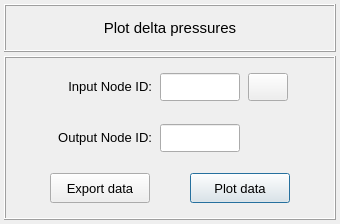
<?xml version="1.0" encoding="UTF-8"?>
<ui version="4.0">
 <class>Form</class>
 <widget class="QWidget" name="Form">
  <property name="geometry">
   <rect>
    <x>0</x>
    <y>0</y>
    <width>340</width>
    <height>224</height>
   </rect>
  </property>
  <property name="minimumSize">
   <size>
    <width>0</width>
    <height>224</height>
   </size>
  </property>
  <property name="maximumSize">
   <size>
    <width>16777215</width>
    <height>224</height>
   </size>
  </property>
  <property name="windowTitle">
   <string>Form</string>
  </property>
  <layout class="QGridLayout" name="gridLayout">
   <property name="leftMargin">
    <number>4</number>
   </property>
   <property name="topMargin">
    <number>4</number>
   </property>
   <property name="rightMargin">
    <number>4</number>
   </property>
   <property name="bottomMargin">
    <number>4</number>
   </property>
   <property name="spacing">
    <number>4</number>
   </property>
   <item row="0" column="0">
    <widget class="QFrame" name="frame_title">
     <property name="minimumSize">
      <size>
       <width>320</width>
       <height>48</height>
      </size>
     </property>
     <property name="maximumSize">
      <size>
       <width>16777215</width>
       <height>48</height>
      </size>
     </property>
     <property name="frameShape">
      <enum>QFrame::Box</enum>
     </property>
     <property name="frameShadow">
      <enum>QFrame::Raised</enum>
     </property>
     <property name="lineWidth">
      <number>1</number>
     </property>
     <layout class="QGridLayout" name="gridLayout_10">
      <property name="leftMargin">
       <number>0</number>
      </property>
      <property name="topMargin">
       <number>0</number>
      </property>
      <property name="rightMargin">
       <number>0</number>
      </property>
      <property name="bottomMargin">
       <number>0</number>
      </property>
      <property name="spacing">
       <number>0</number>
      </property>
      <item row="0" column="0">
       <widget class="QLabel" name="title">
        <property name="minimumSize">
         <size>
          <width>0</width>
          <height>30</height>
         </size>
        </property>
        <property name="maximumSize">
         <size>
          <width>410</width>
          <height>30</height>
         </size>
        </property>
        <property name="font">
         <font>
          <pointsize>11</pointsize>
          <weight>50</weight>
          <italic>false</italic>
          <bold>false</bold>
         </font>
        </property>
        <property name="text">
         <string>&lt;html&gt;&lt;head/&gt;&lt;body&gt;&lt;p align=&quot;center&quot;&gt;Plot delta pressures&lt;/p&gt;&lt;/body&gt;&lt;/html&gt;</string>
        </property>
        <property name="textFormat">
         <enum>Qt::AutoText</enum>
        </property>
        <property name="alignment">
         <set>Qt::AlignCenter</set>
        </property>
       </widget>
      </item>
     </layout>
    </widget>
   </item>
   <item row="1" column="0">
    <widget class="QFrame" name="frame_main">
     <property name="minimumSize">
      <size>
       <width>320</width>
       <height>0</height>
      </size>
     </property>
     <property name="maximumSize">
      <size>
       <width>480</width>
       <height>360</height>
      </size>
     </property>
     <property name="frameShape">
      <enum>QFrame::Box</enum>
     </property>
     <property name="frameShadow">
      <enum>QFrame::Raised</enum>
     </property>
     <layout class="QGridLayout" name="gridLayout_8">
      <property name="leftMargin">
       <number>4</number>
      </property>
      <property name="topMargin">
       <number>4</number>
      </property>
      <property name="rightMargin">
       <number>4</number>
      </property>
      <property name="bottomMargin">
       <number>4</number>
      </property>
      <property name="horizontalSpacing">
       <number>4</number>
      </property>
      <property name="verticalSpacing">
       <number>0</number>
      </property>
      <item row="0" column="0">
       <widget class="QFrame" name="frame_input">
        <property name="minimumSize">
         <size>
          <width>0</width>
          <height>48</height>
         </size>
        </property>
        <property name="frameShape">
         <enum>QFrame::NoFrame</enum>
        </property>
        <property name="frameShadow">
         <enum>QFrame::Raised</enum>
        </property>
        <layout class="QGridLayout" name="gridLayout_5">
         <property name="leftMargin">
          <number>2</number>
         </property>
         <property name="topMargin">
          <number>2</number>
         </property>
         <property name="rightMargin">
          <number>2</number>
         </property>
         <property name="bottomMargin">
          <number>2</number>
         </property>
         <property name="horizontalSpacing">
          <number>8</number>
         </property>
         <property name="verticalSpacing">
          <number>2</number>
         </property>
         <item row="0" column="3">
          <widget class="QPushButton" name="pushButton_flip_nodes">
           <property name="minimumSize">
            <size>
             <width>40</width>
             <height>28</height>
            </size>
           </property>
           <property name="maximumSize">
            <size>
             <width>40</width>
             <height>28</height>
            </size>
           </property>
           <property name="font">
            <font>
             <family>MS Shell Dlg 2</family>
             <pointsize>11</pointsize>
             <weight>75</weight>
             <italic>false</italic>
             <bold>true</bold>
            </font>
           </property>
           <property name="toolTip">
            <string>Press to flip nodes.</string>
           </property>
           <property name="styleSheet">
            <string notr="true"/>
           </property>
           <property name="text">
            <string/>
           </property>
           <property name="icon">
            <iconset>
             <normaloff>../../../../icons/common/invert_icon.png</normaloff>../../../../icons/common/invert_icon.png</iconset>
           </property>
           <property name="iconSize">
            <size>
             <width>22</width>
             <height>22</height>
            </size>
           </property>
           <property name="flat">
            <bool>false</bool>
           </property>
          </widget>
         </item>
         <item row="0" column="1">
          <widget class="QLabel" name="Input_NodeID">
           <property name="minimumSize">
            <size>
             <width>100</width>
             <height>28</height>
            </size>
           </property>
           <property name="maximumSize">
            <size>
             <width>100</width>
             <height>28</height>
            </size>
           </property>
           <property name="font">
            <font>
             <pointsize>10</pointsize>
             <weight>50</weight>
             <italic>false</italic>
             <bold>false</bold>
            </font>
           </property>
           <property name="text">
            <string>&lt;html&gt;&lt;head/&gt;&lt;body&gt;&lt;p align=&quot;right&quot;&gt;Input Node ID:&lt;/p&gt;&lt;/body&gt;&lt;/html&gt;</string>
           </property>
           <property name="alignment">
            <set>Qt::AlignCenter</set>
           </property>
          </widget>
         </item>
         <item row="0" column="2">
          <widget class="QLineEdit" name="lineEdit_input_node_id">
           <property name="minimumSize">
            <size>
             <width>80</width>
             <height>28</height>
            </size>
           </property>
           <property name="maximumSize">
            <size>
             <width>80</width>
             <height>28</height>
            </size>
           </property>
           <property name="font">
            <font>
             <pointsize>10</pointsize>
            </font>
           </property>
           <property name="layoutDirection">
            <enum>Qt::LeftToRight</enum>
           </property>
           <property name="styleSheet">
            <string notr="true"/>
           </property>
           <property name="alignment">
            <set>Qt::AlignCenter</set>
           </property>
          </widget>
         </item>
         <item row="0" column="0">
          <spacer name="horizontalSpacer_6">
           <property name="orientation">
            <enum>Qt::Horizontal</enum>
           </property>
           <property name="sizeHint" stdset="0">
            <size>
             <width>40</width>
             <height>20</height>
            </size>
           </property>
          </spacer>
         </item>
         <item row="0" column="4">
          <spacer name="horizontalSpacer_7">
           <property name="orientation">
            <enum>Qt::Horizontal</enum>
           </property>
           <property name="sizeHint" stdset="0">
            <size>
             <width>40</width>
             <height>20</height>
            </size>
           </property>
          </spacer>
         </item>
        </layout>
       </widget>
      </item>
      <item row="1" column="0">
       <widget class="QFrame" name="frame_output">
        <property name="minimumSize">
         <size>
          <width>0</width>
          <height>48</height>
         </size>
        </property>
        <property name="frameShape">
         <enum>QFrame::NoFrame</enum>
        </property>
        <property name="frameShadow">
         <enum>QFrame::Raised</enum>
        </property>
        <layout class="QGridLayout" name="gridLayout_3">
         <property name="leftMargin">
          <number>2</number>
         </property>
         <property name="topMargin">
          <number>2</number>
         </property>
         <property name="rightMargin">
          <number>2</number>
         </property>
         <property name="bottomMargin">
          <number>2</number>
         </property>
         <property name="horizontalSpacing">
          <number>8</number>
         </property>
         <property name="verticalSpacing">
          <number>2</number>
         </property>
         <item row="0" column="2">
          <widget class="QLineEdit" name="lineEdit_output_node_id">
           <property name="minimumSize">
            <size>
             <width>80</width>
             <height>28</height>
            </size>
           </property>
           <property name="maximumSize">
            <size>
             <width>80</width>
             <height>28</height>
            </size>
           </property>
           <property name="font">
            <font>
             <pointsize>10</pointsize>
            </font>
           </property>
           <property name="layoutDirection">
            <enum>Qt::LeftToRight</enum>
           </property>
           <property name="styleSheet">
            <string notr="true"/>
           </property>
           <property name="alignment">
            <set>Qt::AlignCenter</set>
           </property>
          </widget>
         </item>
         <item row="0" column="1">
          <widget class="QLabel" name="Output_NodeID">
           <property name="minimumSize">
            <size>
             <width>100</width>
             <height>28</height>
            </size>
           </property>
           <property name="maximumSize">
            <size>
             <width>100</width>
             <height>28</height>
            </size>
           </property>
           <property name="font">
            <font>
             <pointsize>10</pointsize>
             <weight>50</weight>
             <italic>false</italic>
             <bold>false</bold>
            </font>
           </property>
           <property name="text">
            <string>&lt;html&gt;&lt;head/&gt;&lt;body&gt;&lt;p align=&quot;right&quot;&gt;Output Node ID:&lt;/p&gt;&lt;/body&gt;&lt;/html&gt;</string>
           </property>
           <property name="alignment">
            <set>Qt::AlignCenter</set>
           </property>
          </widget>
         </item>
         <item row="0" column="4">
          <spacer name="horizontalSpacer_4">
           <property name="orientation">
            <enum>Qt::Horizontal</enum>
           </property>
           <property name="sizeHint" stdset="0">
            <size>
             <width>40</width>
             <height>20</height>
            </size>
           </property>
          </spacer>
         </item>
         <item row="0" column="3">
          <widget class="QFrame" name="frame">
           <property name="minimumSize">
            <size>
             <width>40</width>
             <height>28</height>
            </size>
           </property>
           <property name="maximumSize">
            <size>
             <width>40</width>
             <height>28</height>
            </size>
           </property>
           <property name="frameShape">
            <enum>QFrame::NoFrame</enum>
           </property>
           <property name="frameShadow">
            <enum>QFrame::Raised</enum>
           </property>
          </widget>
         </item>
         <item row="0" column="0">
          <spacer name="horizontalSpacer_5">
           <property name="orientation">
            <enum>Qt::Horizontal</enum>
           </property>
           <property name="sizeHint" stdset="0">
            <size>
             <width>40</width>
             <height>20</height>
            </size>
           </property>
          </spacer>
         </item>
        </layout>
       </widget>
      </item>
      <item row="2" column="0">
       <widget class="QFrame" name="frame_buttons">
        <property name="minimumSize">
         <size>
          <width>0</width>
          <height>48</height>
         </size>
        </property>
        <property name="maximumSize">
         <size>
          <width>16777215</width>
          <height>16777215</height>
         </size>
        </property>
        <property name="frameShape">
         <enum>QFrame::NoFrame</enum>
        </property>
        <property name="frameShadow">
         <enum>QFrame::Raised</enum>
        </property>
        <layout class="QGridLayout" name="gridLayout_12">
         <property name="leftMargin">
          <number>0</number>
         </property>
         <property name="topMargin">
          <number>0</number>
         </property>
         <property name="rightMargin">
          <number>0</number>
         </property>
         <property name="bottomMargin">
          <number>0</number>
         </property>
         <property name="spacing">
          <number>0</number>
         </property>
         <item row="0" column="0">
          <spacer name="horizontalSpacer_8">
           <property name="orientation">
            <enum>Qt::Horizontal</enum>
           </property>
           <property name="sizeHint" stdset="0">
            <size>
             <width>40</width>
             <height>20</height>
            </size>
           </property>
          </spacer>
         </item>
         <item row="0" column="1">
          <widget class="QPushButton" name="pushButton_export_data">
           <property name="minimumSize">
            <size>
             <width>100</width>
             <height>30</height>
            </size>
           </property>
           <property name="maximumSize">
            <size>
             <width>100</width>
             <height>30</height>
            </size>
           </property>
           <property name="font">
            <font>
             <family>MS Shell Dlg 2</family>
             <pointsize>10</pointsize>
             <weight>50</weight>
             <italic>false</italic>
             <bold>false</bold>
            </font>
           </property>
           <property name="styleSheet">
            <string notr="true"/>
           </property>
           <property name="text">
            <string>Export data</string>
           </property>
           <property name="flat">
            <bool>false</bool>
           </property>
          </widget>
         </item>
         <item row="0" column="3">
          <widget class="QPushButton" name="pushButton_plot_data">
           <property name="minimumSize">
            <size>
             <width>100</width>
             <height>30</height>
            </size>
           </property>
           <property name="maximumSize">
            <size>
             <width>100</width>
             <height>30</height>
            </size>
           </property>
           <property name="font">
            <font>
             <family>MS Shell Dlg 2</family>
             <pointsize>10</pointsize>
             <weight>50</weight>
             <italic>false</italic>
             <bold>false</bold>
            </font>
           </property>
           <property name="styleSheet">
            <string notr="true"/>
           </property>
           <property name="text">
            <string>Plot data</string>
           </property>
           <property name="default">
            <bool>true</bool>
           </property>
          </widget>
         </item>
         <item row="0" column="2">
          <spacer name="horizontalSpacer_9">
           <property name="orientation">
            <enum>Qt::Horizontal</enum>
           </property>
           <property name="sizeHint" stdset="0">
            <size>
             <width>40</width>
             <height>20</height>
            </size>
           </property>
          </spacer>
         </item>
         <item row="0" column="4">
          <spacer name="horizontalSpacer_10">
           <property name="orientation">
            <enum>Qt::Horizontal</enum>
           </property>
           <property name="sizeHint" stdset="0">
            <size>
             <width>40</width>
             <height>20</height>
            </size>
           </property>
          </spacer>
         </item>
        </layout>
       </widget>
      </item>
     </layout>
    </widget>
   </item>
  </layout>
 </widget>
 <tabstops>
  <tabstop>lineEdit_input_node_id</tabstop>
  <tabstop>pushButton_flip_nodes</tabstop>
  <tabstop>lineEdit_output_node_id</tabstop>
  <tabstop>pushButton_export_data</tabstop>
  <tabstop>pushButton_plot_data</tabstop>
 </tabstops>
 <resources/>
 <connections/>
</ui>
